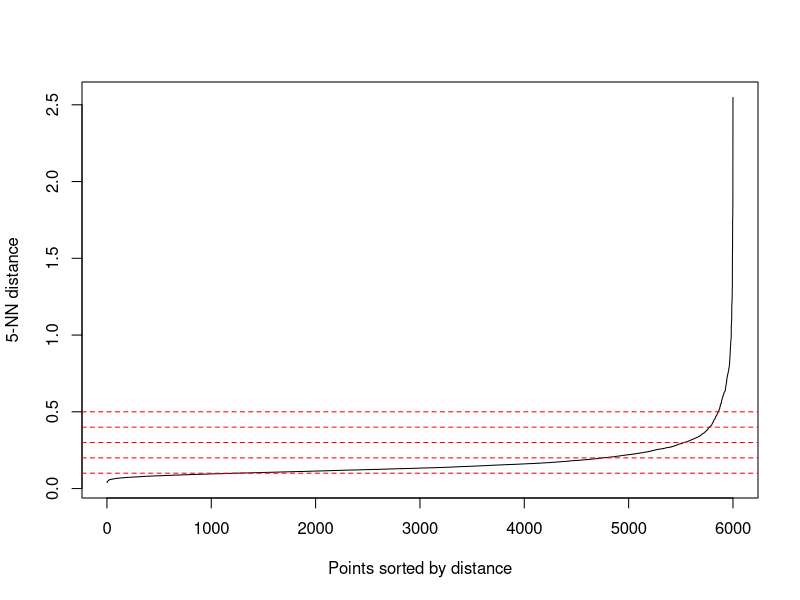
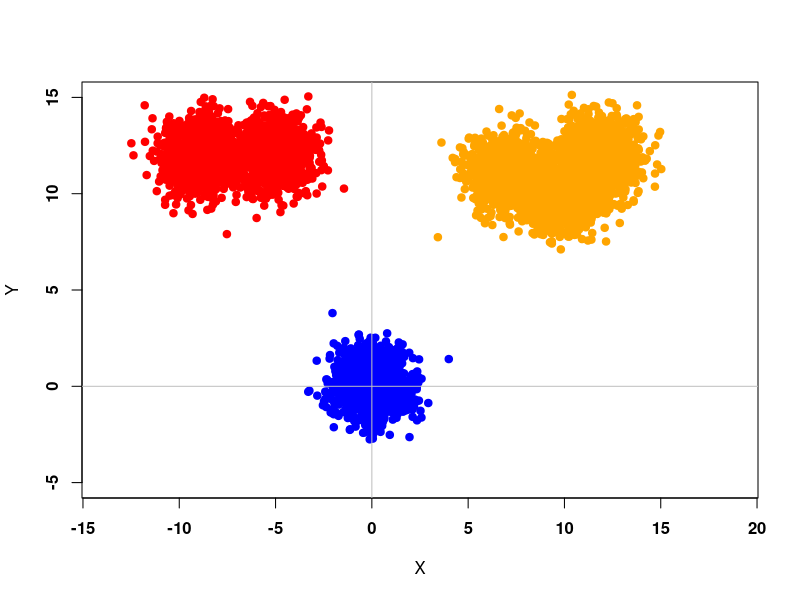

These figures' R source, in order: (Note: this script raises an error after producing the figures.)
# Test

library(readr)
library(tidyverse)
library(dbscan)

###################################################################################
# Plot some data for C++ project

library(MASS)

S <- matrix(c(1,0,0,1),2,2)
mt1 <- c(0,0)
mt2 <- c(10,10)
mt3 <- c(12,12)
mt4 <- c(7, 11)
mt5 <- c(-5, 12)
mt6 <- c(-9, 12)

n1 <- 1000
n2 <- 1000
n3 <- 1000
n4 <- 1000
n5 <- 1000
n6 <- 1000
n <- n1 + n2 + n3 + n4 + n5 + n6

X1 <- mvrnorm(n1, mt1, S)
X2 <- mvrnorm(n2, mt2, S)
X3 <- mvrnorm(n3, mt3, S)
X4 <- mvrnorm(n4, mt4, S)
X5 <- mvrnorm(n5, mt5, S)
X6 <- mvrnorm(n6, mt6, S)


DATA_Cpp <- rbind(X1, X2, X3, X4, X5, X6)
kNN1 <- kNNdistplot(DATA_Cpp, k = 5)
abline(h=.1, col = "red", lty=2)
abline(h=.2, col = "red", lty=2)
abline(h=.3, col = "red", lty=2)
abline(h=.4, col = "red", lty=2)
abline(h=.5, col = "red", lty=2)

# Write to CSV
write.csv(DATA_Cpp, "DataCpp-2D-6000.csv")


plot(X1, ylim = c(-5,15), xlim = c(-10,15), pch = 19, col = "blue", xlab = "X", ylab = "Y", font = 2, asp = 1)
abline(v = 0, h = 0, col = "gray")
points(X2, pch = 19, col = "orange")
points(X3, pch = 19, col = "orange")
points(X4, pch = 19, col = "orange")
points(X5, pch = 19, col = "red")
points(X6, pch = 19, col = "red")

### Visualization
Data_Cluster <- as.data.frame(read.table("Clustered_1.csv", header=FALSE,sep=","))
Data_Cluster <- as.data.frame(read.table("Clustered_Test.csv", header=FALSE,sep=","))

Data_Cluster <- as.data.frame(read.table("Clustered-2D-2000-Eps-0-3_N-5_Rand-0-2.csv", header=FALSE,sep=","))
Data_Cluster <- as.data.frame(read.table("Data_Clustered_S.csv", header=FALSE,sep=","))
Data_Cluster <- as.data.frame(read.table("DataCpp.csv", header=FALSE,sep=","))
#Data_Cluster <- as.data.frame(read.table("D:/Programming/Data-Mining-EiTI---DBSCAN-VP-TREE-C-/Data_Cluster.csv", header=FALSE,sep=","))

cluster <- as.factor(Data_Cluster[,3])
cluster2 <- as.factor(Data_Cluster[,4])
cluster3 <- as.factor(Data_Cluster[,5])

for (x in c(1:length(Data_Cluster[,3]))) {
  if(Data_Cluster[x,3] != Data_Cluster[x,4] || Data_Cluster[x,4] != Data_Cluster[x,5] || Data_Cluster[x,3] != Data_Cluster[x,5]){
    cat(Data_Cluster[x,3], " | ", Data_Cluster[x,4], " | ", Data_Cluster[x,5], "\n")
  }
}


library(ggplot2)
library(ggforce)
#sp <- ggplot(Data_Cluster[,1:2], aes(x=V1, y=V2, colour = cluster, size = cluster)) + geom_point() + geom_point(size = 50, pch = 1) + coord_cartesian(xlim =c(-1, 8), ylim = c(-1, 8))

sp <- ggplot(Data_Cluster[,1:2], aes(x=V1, y=V2, colour = cluster3)) + geom_point() + scale_x_continuous() + scale_y_continuous() #+ theme(aspect.ratio = 1)
sp <- sp + coord_fixed(ratio = 1)
sp <- sp + geom_point(size=10, pch=1) #+ coord_cartesian(xlim = c(0,4), ylim = c(0,4))
#sp <- sp + geom_point(aes(x=Data_Cluster[63,1], y=Data_Cluster[63,2], colour = 'black'))
show(sp)

P_tab = c(0,2,10,15,16,18,19,22,23,24,30,34,45,59,61,63,64,79,86,94,97,100,102,107)
for (zz in 1:length(P_tab)){
  kappa = P_tab[zz]
  sp <- sp + geom_point(aes(x=Data_Cluster[P_tab[zz],1], y=Data_Cluster[P_tab[zz],2], colour = 'yellow'))
  sp <- sp + geom_point(size=10, pch=1)
}


x <- c(0,1,5)
y <- c(0,1,3)
kappa <- as.data.frame(x)
kappa <- cbind(kappa,y)
sp1 <- ggplot(kappa, aes(x=x, y=y)) + geom_point() + coord_fixed(ratio = 1) + geom_circle(aes(x0=x, y0=y, r= 10), data= kappa)
show(sp1)

  # cols <- c((-1)='red',1='blue',2='green',3='yellow');
# plot(Data_Cluster[,1:2], xlim=c(0,8), ylim=c(0,8),col=cols[Data_Cluster[3]])
#show(3^10)


# 
# forestfires <- read_csv("forestfires.csv")
# View(forestfires)
# 
# 
# #forestfires$ISI <- forestfires$ISI[which.max(forestfires$ISI < 30.0)]
# plot(forestfires$ISI, forestfires$temp, xlim=c(0,26))

# Live <- read_csv("Live.csv")
# View(Live)
# plot(Live$num_comments, Live$num_likes)


# ### Cambridge data
# Cambridge_Crime_Data_2009_2016 <- read_csv("Cambridge Crime Data 2009-2016.csv")
# #View(Cambridge_Crime_Data_2009_2016)
# 
# Cambridge_Crime_Data_2009_2016$Crime <- as.numeric(factor(Cambridge_Crime_Data_2009_2016$Crime))
# Cambridge_Crime_Data_2009_2016$`Crime Date Time` <- as.numeric(factor(Cambridge_Crime_Data_2009_2016$`Crime Date Time`))
# plot(Cambridge_Crime_Data_2009_2016$Crime, Cambridge_Crime_Data_2009_2016$`Crime Date Time`)
# 

# ## Example 1: use dbscan on the iris data set
# data(iris)
# iris <- as.matrix(iris[,1:4])
# ## find suitable eps parameter using a k-NN plot for k = dim + 1
# ## Look for the knee!
# kNNdistplot(iris, k = 5)
# abline(h=.5, col = "red", lty=2)
# res <- dbscan(iris, eps = .5, minPts = 5)
# show(res)
# 
# plot(iris[,1], iris[,3])


#############################################################################################################################################################
### TRZEBA w C++ :
### 1) wyswietlic przypisywanie klastrow punktow dla DataCpp z 120 pkt
### 2) wyswietlic cale drzewo zeby zobaczyc listy + ewentualnie stworzyc mape drzewa w R (zarys okregow - mediany)


library(tidyverse)
library(MASS)
library(ggplot2)
library(ggforce)
library(dbscan)

### --- RYSOWANIE ODPOWIEDNIEJ WIELKOSCI OKREGOW --- ###
gg_circle <- function(r, xc, yc, color="black", fill=NA, ...) {
  x <- xc + r*cos(seq(0, pi, length.out=100))
  ymax <- yc + r*sin(seq(0, pi, length.out=100))
  ymin <- yc + r*sin(seq(0, -pi, length.out=100))
  annotate("ribbon", x=x, ymin=ymin, ymax=ymax, color=color, fill=fill, ...)
}


### --- Funkcja z biblioteki DBSCAN --- ###
rr = 0.5
NN = 10
# Data <- as.data.frame(read.table("Data_Clustered_4000_0-1-v2.csv", header=FALSE,sep=","))
Data <- as.data.frame(read.table("Data_Clustere_4000_0-5_10_0-1.csv", header=FALSE,sep=","))
dbsca <- dbscan(Data[,1:2], rr, NN, borderPoints = TRUE)
colur <- as.factor(dbsca[["cluster"]])

jpeg("R-DBSCAN.jpg", width = 2000, height = 2000, quality = 100)
sp <- ggplot(Data[,1:2], aes(x=Data[,1], y=Data[,2], colour = colur)) + geom_point() + scale_x_continuous() + scale_y_continuous() #+ theme(aspect.ratio = 1)
sp <- sp + coord_fixed(ratio = 1)
sp <- sp + geom_point(size=10, pch=1) #+ coord_cartesian(xlim = c(0,4), ylim = c(0,4))
#sp <- sp + geom_point(aes(x=Data_Cluster[63,1], y=Data_Cluster[63,2], colour = 'black'))
show(sp)
dev.off()

jpeg("R-DBSCAN-GG.jpg", width = 2000, height = 2000, quality = 100)
square <- ggplot(Data[,1:2], aes(x=c(min(Data[,1]):max(Data[,1])), y=min(Data[,2]):max(Data[,2])))
for(x in 1:length(Data[,1])){
  square <- square + gg_circle(r=rr, xc=Data[x,1], yc=Data[x,2], color=colur[x], alpha=0.2)
}
show(square)
dev.off()


### --- Dane z C++ --- ###
# Data_Cluster <- as.data.frame(read.table("Data_Clustered_4000.csv", header=FALSE,sep=","))
Data_Cluster <- Data
cluster <- as.factor(Data_Cluster[,3])

jpeg("Cpp-DBSCAN.jpg", width = 2000, height = 2000, quality = 100)
sp <- ggplot(Data_Cluster[,1:2], aes(x=V1, y=V2, colour = cluster)) + geom_point() + scale_x_continuous() + scale_y_continuous() #+ theme(aspect.ratio = 1)
sp <- sp + coord_fixed(ratio = 1)
sp <- sp + geom_point(size=10, pch=1) #+ coord_cartesian(xlim = c(0,4), ylim = c(0,4))
#sp <- sp + geom_point(aes(x=Data_Cluster[63,1], y=Data_Cluster[63,2], colour = 'black'))
show(sp)
dev.off()

jpeg("Cpp-DBSCAN-GG.jpg", width = 2000, height = 2000, quality = 100)
square <- ggplot(Data[,1:2], aes(x=c(min(Data[,1]):max(Data[,1])), y=min(Data[,2]):max(Data[,2])))
for(x in 1:length(Data[,1])){
  square <- square + gg_circle(r=rr, xc=Data[x,1], yc=Data[x,2], color=cluster[x], alpha=0.2)
}
show(square)
dev.off()

### --- Dane z C++ --> VP-TREE v1 --- ###
# Data_Cluster <- as.data.frame(read.table("Data_Clustered_20000.csv", header=FALSE,sep=","))
cluster <- as.factor(Data_Cluster[,4])

jpeg("Cpp-DBSCAN-VP-v1.jpg", width = 2000, height = 2000, quality = 100)
sp <- ggplot(Data_Cluster[,1:2], aes(x=V1, y=V2, colour = cluster)) + geom_point() + scale_x_continuous() + scale_y_continuous() #+ theme(aspect.ratio = 1)
sp <- sp + coord_fixed(ratio = 1)
sp <- sp + geom_point(size=10, pch=1) #+ coord_cartesian(xlim = c(0,4), ylim = c(0,4))
#sp <- sp + geom_point(aes(x=Data_Cluster[63,1], y=Data_Cluster[63,2], colour = 'black'))
show(sp)
dev.off()

jpeg("Cpp-DBSCAN-VP-v1-GG.jpg", width = 2000, height = 2000, quality = 100)
square <- ggplot(Data[,1:2], aes(x=c(min(Data[,1]):max(Data[,1])), y=min(Data[,2]):max(Data[,2])))
for(x in 1:length(Data[,1])){
  square <- square + gg_circle(r=rr, xc=Data[x,1], yc=Data[x,2], color=cluster[x], alpha=0.2)
}
show(square)
dev.off()

### --- Dane z C++ --> VP-TREE v2 --- ###
# Data_Cluster <- as.data.frame(read.table("Data_Clustered_20000.csv", header=FALSE,sep=","))
cluster <- as.factor(Data_Cluster[,5])

jpeg("Cpp-DBSCAN-VP-v2.jpg", width = 2000, height = 2000, quality = 100)
sp <- ggplot(Data_Cluster[,1:2], aes(x=V1, y=V2, colour = cluster)) + geom_point() + scale_x_continuous() + scale_y_continuous() #+ theme(aspect.ratio = 1)
sp <- sp + coord_fixed(ratio = 1)
sp <- sp + geom_point(size=10, pch=1) #+ coord_cartesian(xlim = c(0,4), ylim = c(0,4))
#sp <- sp + geom_point(aes(x=Data_Cluster[63,1], y=Data_Cluster[63,2], colour = 'black'))
show(sp)
dev.off()

jpeg("Cpp-DBSCAN-VP-v2-GG.jpg", width = 2000, height = 2000, quality = 100)
square <- ggplot(Data[,1:2], aes(x=c(min(Data[,1]):max(Data[,1])), y=min(Data[,2]):max(Data[,2])))
for(x in 1:length(Data[,1])){
  square <- square + gg_circle(r=rr, xc=Data[x,1], yc=Data[x,2], color=cluster[x], alpha=0.2)
}
show(square)
dev.off()

table(colur)
table(Data_Cluster[,3])
table(Data_Cluster[,4])
table(Data_Cluster[,5])


Data[Data[,4] == 5,]


##############################################################################################
### Badanie Drzewa z C++
library(tidyverse)
library(MASS)
# library(ggplot2)
library(ggforce)
library(dbscan)
library(igraph)
library(cowplot)

Data120 <- as.data.frame(read.table("Data_Clustered_120_0-5_5_0-1.csv", header=FALSE,sep=","))
Data120 <- as.data.frame(read.table("Data_Clustered_4000_0-5_10_0-1.csv", header=FALSE,sep=","))

Tree1 <- as.data.frame(read.table("Tree1_120.csv", header=TRUE ,sep=","))
Tree2 <- as.data.frame(read.table("Tree2_120.csv", header=TRUE ,sep=","))

Tree1 <- as.data.frame(read.table("Tree1_4000_0-5_10_0-1.csv", header=TRUE ,sep=","))
Tree2 <- as.data.frame(read.table("Tree2_4000_0-5_10_0-1.csv", header=TRUE ,sep=","))

dat <- data.frame(parent=Tree1$ID_Parent, 
                  node=Tree1$ID, 
                  # text=as.character(Tree1$VP.Index))
                  text=as.character(Tree1$L_kid_N+Tree1$R_kid_N))
g <- graph.data.frame(dat)
lay = layout.reingold.tilford(g)
par(mar=rep(0,4), mfrow=c(1,2))
plot(g, layout=lay)

Cole <- c("red", "green", "blue", "violet", "gold")

cluster <- as.factor(Data120[,4])
square <- ggplot(Data120[,1:2], aes(x=V1, y=V2, colour= cluster)) + geom_point()
for(x in 1:length(Data120[,1])){
  square <- square + gg_circle(r=Tree1$Mediana[Tree1$VP.Index==x], xc=Data120[x,1], yc=Data120[x,2], color=, alpha=0.2)
  square <- square + gg_circle(r=0.5, xc=Data120[x,1], yc=Data120[x,2], color=Cole[cluster[x]], alpha=0.2)
}
show(square)
ggsave("CPP-DBSCAN-VP_TREE-v1-GG.png", plot = square, device = "png",
       limitsize = FALSE)
print("Rysunek Tree v1 - DONE")


cluster <- as.factor(Data120[,5])
jpeg("Cpp-DBSCAN-VP_TREE-v2-GG.jpg", width = 2000, height = 2000, quality = 100)
square <- ggplot(Data120[,1:2], aes(x=V1, y=V2, colour= cluster)) + geom_point()
for(x in 1:length(Data120[,1])){
  square <- square + gg_circle(r=Tree1$Mediana[Tree2$VP.Index==x], xc=Data120[x,1], yc=Data120[x,2], color=, alpha=0.2)
}
for(x in 1:length(Data120[,1])){
  square <- square + gg_circle(r=0.5, xc=Data120[x,1], yc=Data120[x,2], color=Cole[cluster[x]], alpha=0.2)
}
show(square)
dev.off()
print("Rysunek Tree v2 - DONE")

Data_Cluster <- Data120

### --- Dane z C++ --- ###
# Data_Cluster <- as.data.frame(read.table("Data_Clustered_4000.csv", header=FALSE,sep=","))
# Data_Cluster <- Data
cluster <- as.factor(Data_Cluster[,3])

square <- ggplot(Data[,1:2], aes(x=c(min(Data[,1]):max(Data[,1])), y=min(Data[,2]):max(Data[,2])))
for(x in 1:length(Data[,1])){
  square <- square + gg_circle(r=rr, xc=Data[x,1], yc=Data[x,2], color=cluster[x], alpha=0.2)
}
show(square)

### --- Dane z C++ --> VP-TREE v1 --- ###
# Data_Cluster <- as.data.frame(read.table("Data_Clustered_20000.csv", header=FALSE,sep=","))
cluster <- as.factor(Data_Cluster[,4])
square <- ggplot(Data[,1:2], aes(x=c(min(Data[,1]):max(Data[,1])), y=min(Data[,2]):max(Data[,2])))
for(x in 1:length(Data[,1])){
  square <- square + gg_circle(r=rr, xc=Data[x,1], yc=Data[x,2], color=cluster[x], alpha=0.2)
}
show(square)

### --- Dane z C++ --> VP-TREE v2 --- ###
# Data_Cluster <- as.data.frame(read.table("Data_Clustered_20000.csv", header=FALSE,sep=","))
cluster <- as.factor(Data_Cluster[,5])

square <- ggplot(Data[,1:2], aes(x=c(min(Data[,1]):max(Data[,1])), y=min(Data[,2]):max(Data[,2])))
for(x in 1:length(Data[,1])){
  square <- square + gg_circle(r=rr, xc=Data[x,1], yc=Data[x,2], color=cluster[x], alpha=0.2)
}
show(square)

table(colur)
table(Data_Cluster[,3])
table(Data_Cluster[,4])
table(Data_Cluster[,5])


# actors <- data.frame(name=c("Alice", "Bob", "Cecil", "David",
#                             "Esmeralda"),
#                      age=c(48,33,45,34,21),
#                      gender=c("F","M","F","M","F"))
# relations <- data.frame(from=c("Bob", "Cecil", "Cecil", "David",
#                                "David", "Esmeralda"),
#                         to=c("Alice", "Bob", "Alice", "Alice", "Bob", "Alice"),
#                         same.dept=c(FALSE,FALSE,TRUE,FALSE,FALSE,TRUE),
#                         friendship=c(4,5,5,2,1,1), advice=c(4,5,5,4,2,3))
# g <- graph_from_data_frame(relations, directed=TRUE, vertices=actors)
# print(g, e=TRUE, v=TRUE)
# plot(g)


# X <- seq(0.1,2, by=0.1)
# Y <- seq(0.1,1.05, by=0.05)
# R <- seq(0.1,2, by=0.1)
# X <- cbind(X, Y)
# X <- cbind(X, R)
# X <- as.data.frame(X)
#
gg_circle <- function(r, xc, yc, color="black", fill=NA, ...) {
  x <- xc + r*cos(seq(0, pi, length.out=100))
  ymax <- yc + r*sin(seq(0, pi, length.out=100))
  ymin <- yc + r*sin(seq(0, -pi, length.out=100))
  annotate("ribbon", x=x, ymin=ymin, ymax=ymax, color=color, fill=fill, ...)
}
# 
# square <- ggplot(X, aes(x=c(min(X):max(X)), y=min(Y):max(Y)))
# for(x in 1:length(X$X)){
#     square <- square + gg_circle(r=X$R[x], xc=X$X[x], yc=X$Y[x], color="blue", fill="red", alpha=0.2)
# }
# show(square)
